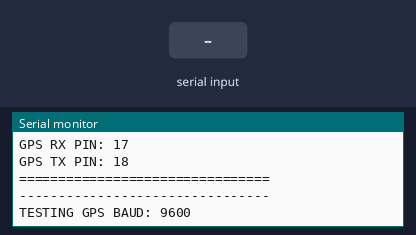
Recording of a sketch running on a simulated ESP32-S3. On the bench: the last lines printed to the serial monitor. The test bench sets the inputs (shaded band).

Above: at 2.3 s.
2.4 s: "S\n" received over the second serial link
At 3.0 s:
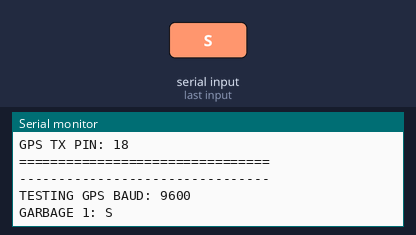
5.4 s: "W\n" received over the second serial link
At 6.5 s:
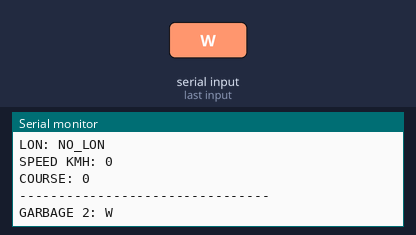
6.9 s: "$GP\n" received over the second serial link
At 7.6 s:
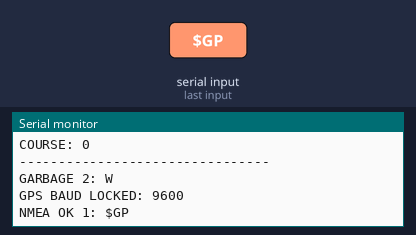
8.4 s: "$GN\n" received over the second serial link
At 8.7 s:
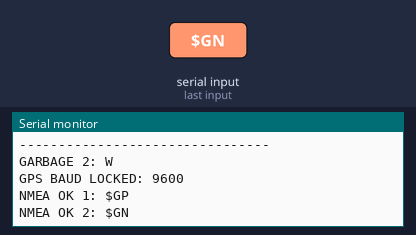
11.4 s: "$GL\n" received over the second serial link
At 12.2 s:
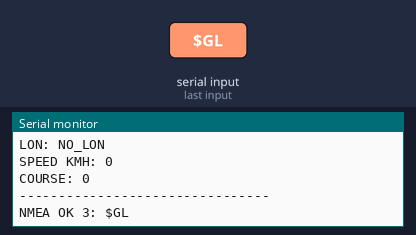
12.9 s: "$GA\n" received over the second serial link
At 13.4 s:
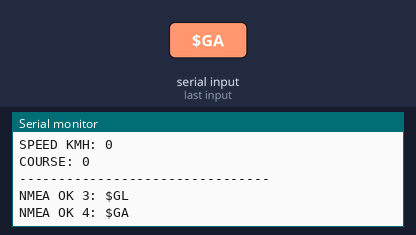

The sketch:

SaveSwimmer_GPS_Test_V002.ino
```cpp
/*
====================================================
SAVE SWIMMER
GPS TEST: SS-GPS-TEST-V002
DEVICE: SS-LT-000001
====================================================
ESP32-S3 + GPS NEO-M9N / GY-GPS6MV2
AUTO BAUD NMEA TEST SIN LIBRERIAS EXTERNAS
====================================================

Conexion:
GPS VCC -> ESP32 3V3
GPS GND -> ESP32 GND
GPS TX  -> ESP32 GPIO17
GPS RX  -> ESP32 GPIO18

Monitor Serie:
115200 baudios
====================================================
*/

#define DEVICE_SERIAL "SS-LT-000001"
#define TEST_VERSION "SS-GPS-TEST-V002"

#define GPS_RX_PIN 17
#define GPS_TX_PIN 18

HardwareSerial gpsSerial(1);

const long baudRates[] = {9600, 38400, 57600, 115200};
const int baudRateCount = sizeof(baudRates) / sizeof(baudRates[0]);

int currentBaudIndex = 0;
long lockedBaud = 0;
String nmeaLine = "";
unsigned long baudStartedMs = 0;
unsigned long lastStatusMs = 0;
unsigned long lastGpsByteMs = 0;
unsigned long lastGoodNmeaMs = 0;
unsigned long nmeaLines = 0;
unsigned long validLines = 0;
unsigned long garbageLines = 0;

String lastUtc = "NO_TIME";
String lastLat = "NO_LAT";
String lastLon = "NO_LON";
String lastFixQuality = "0";
String lastSatellites = "0";
String lastHdop = "0";
String lastSpeedKmh = "0";
String lastCourse = "0";

String getCsvField(const String& line, int index) {
  int current = 0;
  int start = 0;
  for (int i = 0; i <= line.length(); i++) {
    if (i == line.length() || line.charAt(i) == ',') {
      if (current == index) {
        return line.substring(start, i);
      }
      current++;
      start = i + 1;
    }
  }
  return "";
}

float nmeaCoordToDecimal(const String& raw, const String& hemisphere) {
  int dot = raw.indexOf('.');
  if (dot < 0) return 0.0;
  int degDigits = dot > 4 ? 3 : 2;
  float degrees = raw.substring(0, degDigits).toFloat();
  float minutes = raw.substring(degDigits).toFloat();
  float decimal = degrees + (minutes / 60.0);
  if (hemisphere == "S" || hemisphere == "W") decimal *= -1.0;
  return decimal;
}

bool looksLikeNmea(const String& line) {
  return line.startsWith("$GP") || line.startsWith("$GN") || line.startsWith("$GL") || line.startsWith("$GA");
}

void startGpsBaud(long baud) {
  gpsSerial.end();
  delay(100);
  nmeaLine = "";
  baudStartedMs = millis();
  Serial.println("--------------------------------");
  Serial.print("TESTING GPS BAUD: ");
  Serial.println(baud);
  gpsSerial.begin(baud, SERIAL_8N1, GPS_RX_PIN, GPS_TX_PIN);
}

void nextBaud() {
  currentBaudIndex++;
  if (currentBaudIndex >= baudRateCount) {
    currentBaudIndex = 0;
  }
  startGpsBaud(baudRates[currentBaudIndex]);
}

void parseGGA(const String& line) {
  String utc = getCsvField(line, 1);
  String latRaw = getCsvField(line, 2);
  String latHem = getCsvField(line, 3);
  String lonRaw = getCsvField(line, 4);
  String lonHem = getCsvField(line, 5);
  String quality = getCsvField(line, 6);
  String satellites = getCsvField(line, 7);
  String hdop = getCsvField(line, 8);

  if (utc.length() > 0) lastUtc = utc;
  if (quality.length() > 0) lastFixQuality = quality;
  if (satellites.length() > 0) lastSatellites = satellites;
  if (hdop.length() > 0) lastHdop = hdop;

  if (quality.toInt() > 0 && latRaw.length() > 0 && lonRaw.length() > 0) {
    lastLat = String(nmeaCoordToDecimal(latRaw, latHem), 6);
    lastLon = String(nmeaCoordToDecimal(lonRaw, lonHem), 6);
  }
}

void parseRMC(const String& line) {
  String utc = getCsvField(line, 1);
  String status = getCsvField(line, 2);
  String latRaw = getCsvField(line, 3);
  String latHem = getCsvField(line, 4);
  String lonRaw = getCsvField(line, 5);
  String lonHem = getCsvField(line, 6);
  String speedKnots = getCsvField(line, 7);
  String course = getCsvField(line, 8);

  if (utc.length() > 0) lastUtc = utc;
  if (speedKnots.length() > 0) lastSpeedKmh = String(speedKnots.toFloat() * 1.852, 2);
  if (course.length() > 0) lastCourse = course;

  if (status == "A" && latRaw.length() > 0 && lonRaw.length() > 0) {
    lastLat = String(nmeaCoordToDecimal(latRaw, latHem), 6);
    lastLon = String(nmeaCoordToDecimal(lonRaw, lonHem), 6);
  }
}

void handleLine(String line) {
  line.trim();
  if (line.length() == 0) return;

  nmeaLines++;
  if (!looksLikeNmea(line)) {
    garbageLines++;
    if (garbageLines <= 6) {
      Serial.print("GARBAGE ");
      Serial.print(garbageLines);
      Serial.print(": ");
      Serial.println(line);
    }
    return;
  }

  validLines++;
  lastGoodNmeaMs = millis();
  if (lockedBaud == 0) {
    lockedBaud = baudRates[currentBaudIndex];
    Serial.print("GPS BAUD LOCKED: ");
    Serial.println(lockedBaud);
  }

  Serial.print("NMEA OK ");
  Serial.print(validLines);
  Serial.print(": ");
  Serial.println(line);

  if (line.startsWith("$GPGGA") || line.startsWith("$GNGGA")) {
    parseGGA(line);
  } else if (line.startsWith("$GPRMC") || line.startsWith("$GNRMC")) {
    parseRMC(line);
  }
}

void printStatus() {
  Serial.println("--------------------------------");
  Serial.println("SAVE SWIMMER GPS STATUS");
  Serial.print("CURRENT BAUD: ");
  Serial.println(baudRates[currentBaudIndex]);
  Serial.print("LOCKED BAUD: ");
  Serial.println(lockedBaud > 0 ? String(lockedBaud) : "NO");
  Serial.print("GPS BYTES: ");
  Serial.println(lastGpsByteMs > 0 ? "YES" : "NO");
  Serial.print("TOTAL LINES: ");
  Serial.println(nmeaLines);
  Serial.print("VALID NMEA: ");
  Serial.println(validLines);
  Serial.print("GARBAGE LINES: ");
  Serial.println(garbageLines);
  Serial.print("UTC: ");
  Serial.println(lastUtc);
  Serial.print("FIX QUALITY: ");
  Serial.println(lastFixQuality);
  Serial.print("SATELLITES: ");
  Serial.println(lastSatellites);
  Serial.print("HDOP: ");
  Serial.println(lastHdop);
  Serial.print("LAT: ");
  Serial.println(lastLat);
  Serial.print("LON: ");
  Serial.println(lastLon);
  Serial.print("SPEED KMH: ");
  Serial.println(lastSpeedKmh);
  Serial.print("COURSE: ");
  Serial.println(lastCourse);
  Serial.println("--------------------------------");
}

void setup() {
  Serial.begin(115200);
  delay(1000);

  Serial.println("================================");
  Serial.println("SAVE SWIMMER GPS TEST STARTING");
  Serial.println(DEVICE_SERIAL);
  Serial.println(TEST_VERSION);
  Serial.print("GPS RX PIN: ");
  Serial.println(GPS_RX_PIN);
  Serial.print("GPS TX PIN: ");
  Serial.println(GPS_TX_PIN);
  Serial.println("================================");

  startGpsBaud(baudRates[currentBaudIndex]);
}

void loop() {
  while (gpsSerial.available()) {
    char c = gpsSerial.read();
    lastGpsByteMs = millis();

    if (c == '\n') {
      handleLine(nmeaLine);
      nmeaLine = "";
    } else if (c != '\r') {
      if (nmeaLine.length() < 120) {
        nmeaLine += c;
      } else {
        nmeaLine = "";
      }
    }
  }

  if (lockedBaud == 0 && millis() - baudStartedMs >= 7000) {
    nextBaud();
  }

  if (lockedBaud > 0 && millis() - lastGoodNmeaMs > 20000) {
    Serial.println("GPS LOCK LOST - RESTARTING BAUD SCAN");
    lockedBaud = 0;
    validLines = 0;
    garbageLines = 0;
    currentBaudIndex = 0;
    startGpsBaud(baudRates[currentBaudIndex]);
  }

  if (millis() - lastStatusMs >= 5000) {
    lastStatusMs = millis();
    printStatus();
  }
}
```

Measured:
- after the input at 2.4 s, the serial monitor: prints a new line at once (image 1)
- after the input at 5.4 s, the serial monitor: prints a new line at once (image 2)
- after the input at 6.9 s, the serial monitor: prints a new line at once (image 3)
- after the input at 8.4 s, the serial monitor: prints a new line at once (image 4)
- after the input at 11.4 s, the serial monitor: prints a new line at once (image 5)
- after the input at 12.9 s, the serial monitor: prints a new line at once (image 6)
